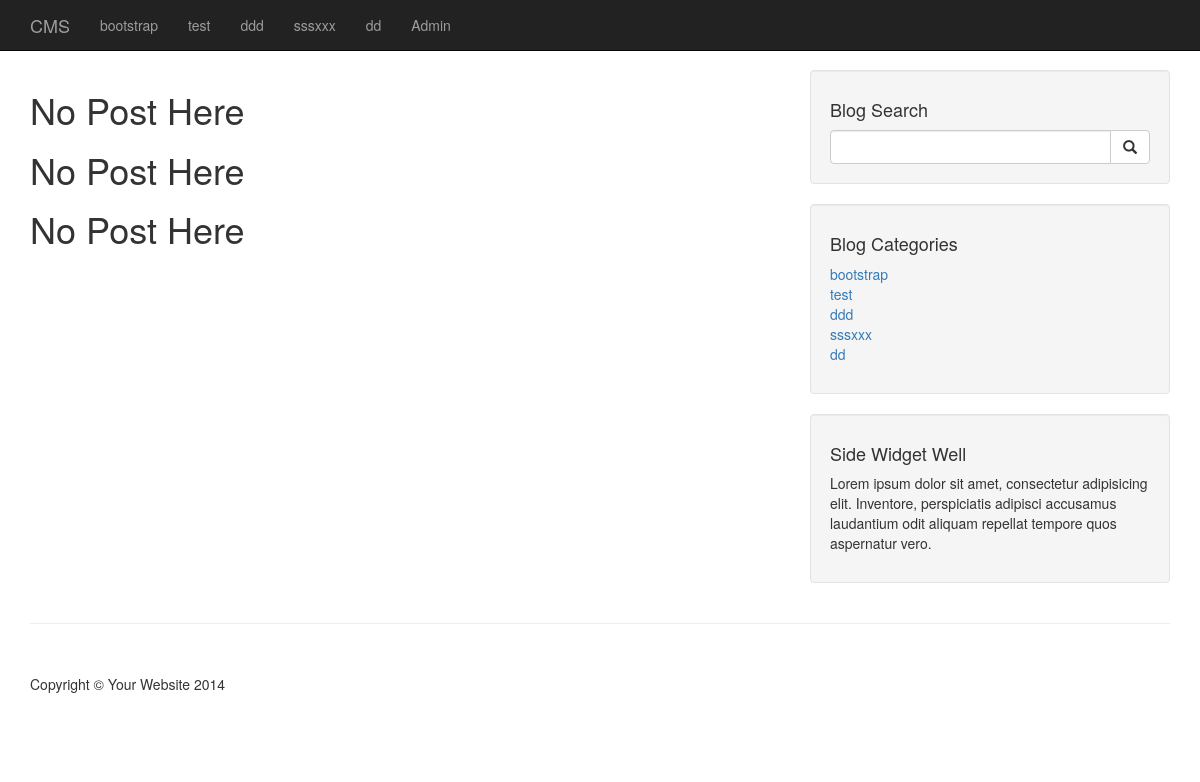
Before: / with the older database file.
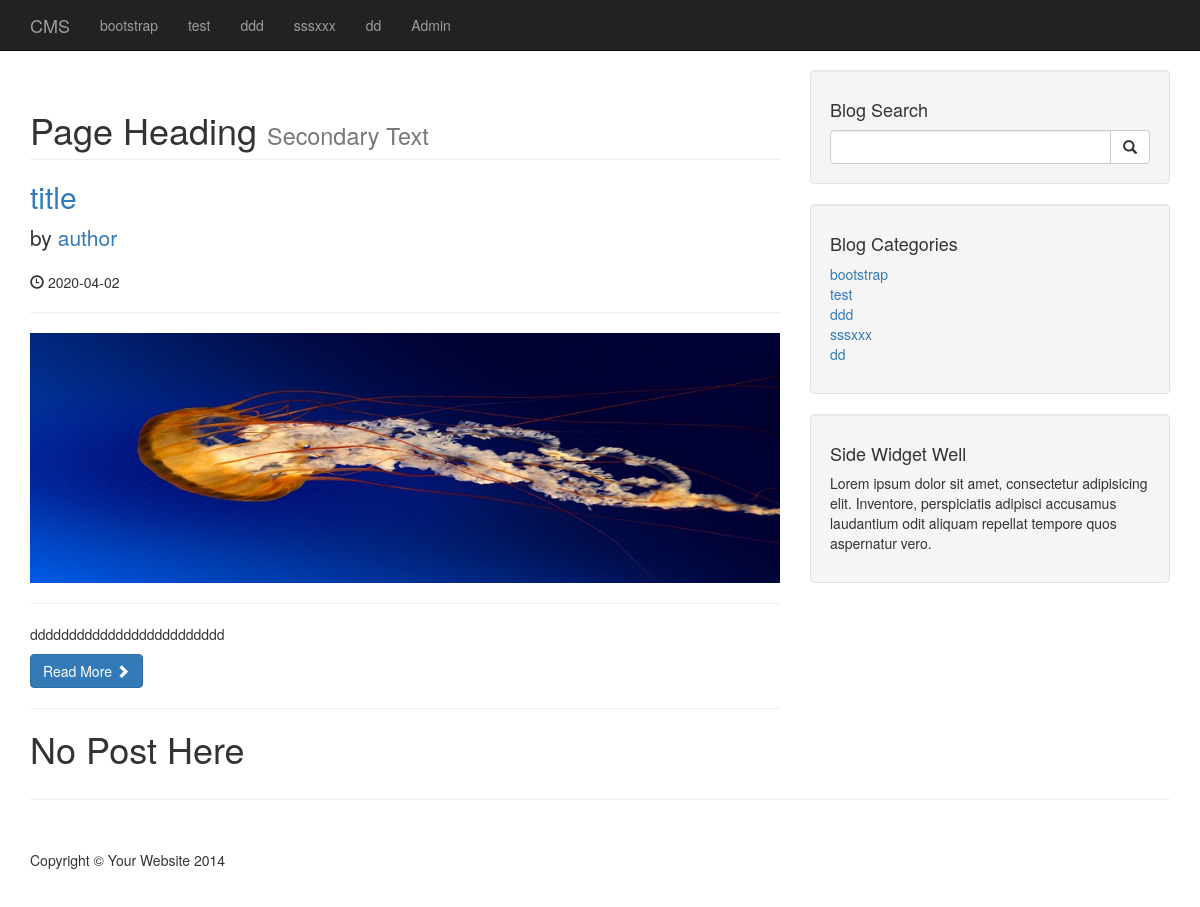
After: the same page with the newer database file.
### tables this page shows
CREATE TABLE `catagories` (
  `catId` int(3) NOT NULL,
  `catTitle` varchar(255) NOT NULL
);

CREATE TABLE `posts` (
  `postId` int(3) NOT NULL,
  `postCatagoryId` int(3) NOT NULL,
  `postTitle` varchar(255) NOT NULL,
  `postAuthor` varchar(255) NOT NULL,
  `postDate` date NOT NULL,
  `postImage` text NOT NULL,
  `postContent` text NOT NULL,
  `postTags` varchar(255) NOT NULL,
  `postCommentCount` int(11) NOT NULL,
  `postStatus` varchar(255) NOT NULL DEFAULT 'draft'
);

### index.php (the view)
<?php
include "includes/header.php";
include "includes/navigation.php";
?>
    <div class="container">
        <div class="row">
            <div class="col-md-8">
                <?php
                $query = "SELECT * FROM posts";
                $selectAllPostsQuery = mysqli_query($connection,$query);
                while($row = mysqli_fetch_assoc($selectAllPostsQuery)){
                        $postId = $row['postId'];
                        $postTitle = $row['postTitle'];
                        $postAuthor = $row['postAuthor'];
                        $postDate = $row['postDate'];
                        $postImage = $row['postImage'];
                        $postContent = substr($row['postContent'], 0,100);
                        $postStatus = $row['postStatus'];
                        if($postStatus !== 'published'){
                            echo "<h1>No Post Here</h1>";
                        }else{
                        ?>
                        <h1 class="page-header">
                    Page Heading
                    <small>Secondary Text</small>
                </h1>
                <h2>
                    <a href="post.php?p_id=<?php echo $postId?>"><?php echo $postTitle?></a>
                </h2>
                <p class="lead">
                    by <a href="index.php"><?php echo $postAuthor?></a>
                </p>
                <p><span class="glyphicon glyphicon-time"></span> <?php echo $postDate?></p>
                <hr>
                <a href="post.php?p_id=<?php echo $postId?>"><img class="img-responsive" src="images/<?php echo $postImage?>" alt="Image Not Found"></a>
                <hr>
                <p><?php echo $postContent?></p>
                <a class="btn btn-primary" href="#">Read More <span class="glyphicon glyphicon-chevron-right"></span></a>
                <hr>
                <?php    } } ?>
            </div>
<?php
include "includes/sidebar.php";
?>
            </div>
        <hr>
<?php
include "includes/footer.php";
?>

### includes/navigation.php (shortened to what this page needs)
<?php include "db.php";?>
<nav class="navbar navbar-inverse navbar-fixed-top" role="navigation">
        <div class="container">
            <div class="navbar-header">
                <a class="navbar-brand" href="index.php">CMS</a>
            </div>
            <div class="collapse navbar-collapse" id="bs-example-navbar-collapse-1">
                <ul class="nav navbar-nav">
                    <?php
                    $query = "SELECT * FROM catagories";
                    $selectAllCatagoriesQuery = mysqli_query($connection,$query);
                    while($row = mysqli_fetch_assoc($selectAllCatagoriesQuery)){
                    	$catTitle = $row['catTitle'];
                    	echo "<li><a href='#'>{$catTitle}</a></>";
                    }
                    ?>
                    <li>
                        <a href="admin">Admin</a>
                    </li>
                </ul>
            </div>
        </div>
    </nav>

### includes/sidebar.php
<div class="col-md-4">
				<div class="well">
					<h4>Blog Search</h4>
					<form action="search.php" method="post">
					<div class="input-group">
						<input name="search" type="text" class="form-control">
						<span class="input-group-btn">
							<button name="submit" class="btn btn-default" type="submit">
								<span class="glyphicon glyphicon-search"></span>
						</button>
						</span>
					</div>
				</form>
				</div>
				<div class="well">
				<?php
				$query = "SELECT * FROM catagories";
				$selectCatagoriesSidebar = mysqli_query($connection,$query);
				?>
					<h4>Blog Categories</h4>
					<div class="row">
						<div class="col-lg-12">
							<ul class="list-unstyled">
								<?php
								while($row = mysqli_fetch_assoc($selectCatagoriesSidebar)){
								$catTitle = $row['catTitle'];
								$catId = $row['catId'];
								echo "<li><a href='catagory.php?catagory=$catId'>{$catTitle}</a></>";
								}
								?>
							</ul>
						</div>
					</div>
				</div>
				<?php include "widget.php"; ?>
			</div>

Changed rows visible on the page:
removed posts: postStatus "No Post Here"
removed posts: postStatus "No Post Here"
added posts: postTitle "title", postAuthor "author", postDate "2020-04-02", postImage (picture), postContent "ddddddddddddddddddddddddd"
